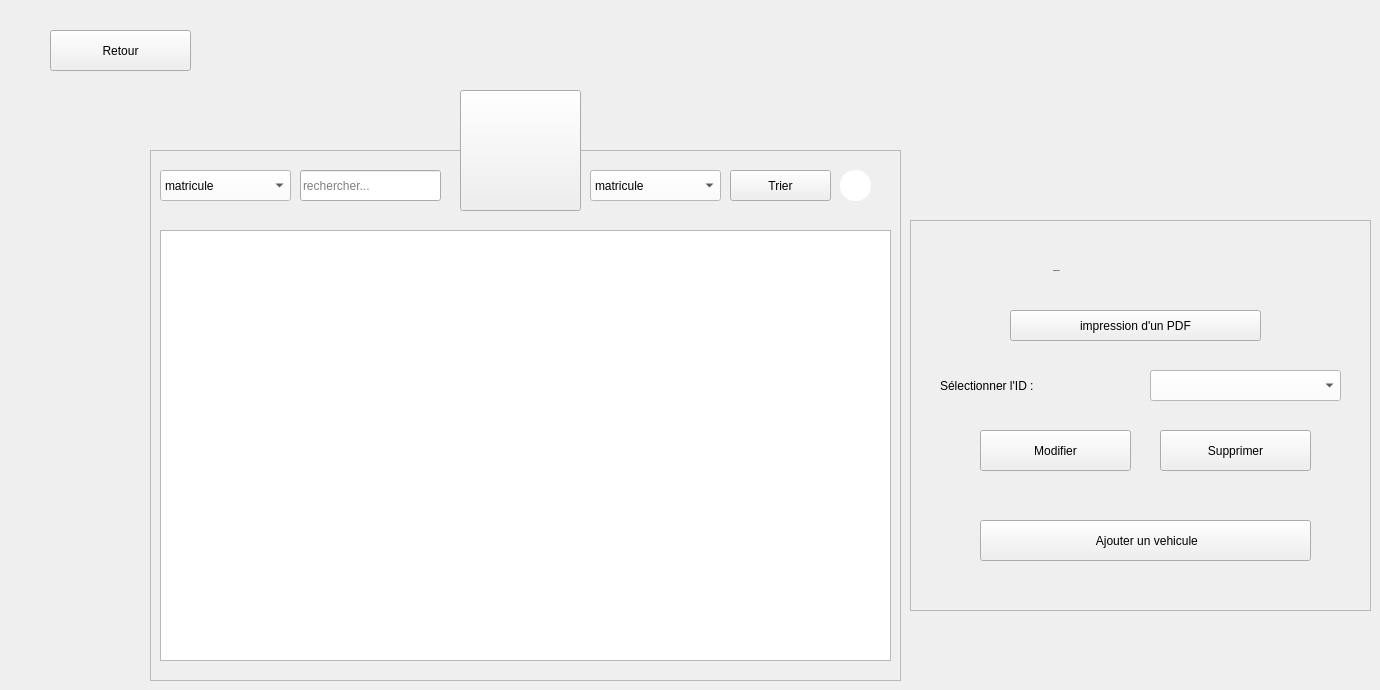
    <widget class="QWidget" name="Vehicules">
     <widget class="QPushButton" name="B_BackToGestions_9">
      <property name="geometry">
       <rect>
        <x>50</x>
        <y>30</y>
        <width>141</width>
        <height>41</height>
       </rect>
      </property>
      <property name="text">
       <string>Retour</string>
      </property>
      <property name="icon">
       <iconset>
        <normaloff>:/resources/images/back-arrow.png</normaloff>:/resources/images/back-arrow.png</iconset>
      </property>
     </widget>
     <widget class="QToolButton" name="toolButton_46">
      <property name="geometry">
       <rect>
        <x>460</x>
        <y>90</y>
        <width>121</width>
        <height>121</height>
       </rect>
      </property>
      <property name="text">
       <string/>
      </property>
      <property name="icon">
       <iconset>
        <normaloff>:/resources/images/auto.png</normaloff>:/resources/images/auto.png</iconset>
      </property>
      <property name="iconSize">
       <size>
        <width>64</width>
        <height>64</height>
       </size>
      </property>
     </widget>
     <widget class="QFrame" name="frame_36">
      <property name="geometry">
       <rect>
        <x>150</x>
        <y>150</y>
        <width>751</width>
        <height>531</height>
       </rect>
      </property>
      <property name="styleSheet">
       <string notr="true"/>
      </property>
      <property name="frameShape">
       <enum>QFrame::StyledPanel</enum>
      </property>
      <property name="frameShadow">
       <enum>QFrame::Raised</enum>
      </property>
      <widget class="QPushButton" name="B_Trier_6">
       <property name="geometry">
        <rect>
         <x>580</x>
         <y>20</y>
         <width>101</width>
         <height>31</height>
        </rect>
       </property>
       <property name="styleSheet">
        <string notr="true"/>
       </property>
       <property name="text">
        <string>Trier</string>
       </property>
       <property name="icon">
        <iconset>
         <normaloff>:/Recources/Images/ascending-sort.png</normaloff>:/Recources/Images/ascending-sort.png</iconset>
       </property>
       <property name="iconSize">
        <size>
         <width>18</width>
         <height>18</height>
        </size>
       </property>
      </widget>
      <widget class="QTableView" name="T_Vehicules_2">
       <property name="geometry">
        <rect>
         <x>10</x>
         <y>80</y>
         <width>731</width>
         <height>431</height>
        </rect>
       </property>
       <property name="styleSheet">
        <string notr="true">background :white;
background: QLinearGradient( x1: 0, y1: 0, x2: 1, y2: 0,stop: 0 #fff, stop: 1 #eee,stop: 0.5 #ddd,stop: 1 #eee );
selection-background-color:QLinearGradient( x1: 0, y1: 0, x2: 1, y2: 0,stop: 0 #FF0000, stop: 1 #FF5F5F,stop: 0.5 #FEAAAA,stop: 1 #eee);
QTableView::item:focus{selection-background-color: red;}
QScrollBar:vertical{ width: 20px; background: none; /* only these sort effect about width ...*/}
QScrollBar::handle:vertical{ border: 3px solid #5E749C;text-align: top;padding: 4px;border-radius: 5px; border-bottom-left-radius: 5px;background: QLinearGradient( x1: 0, y1: 0, x2: 1, y2: 0,stop: 0 #fff, stop: 1 #eee,stop: 0.5 #ddd,stop: 1 #eee ); width: 25px; min-height: 20px; max-height: 25px; /*these sort no effect*/ }
QScrollBar::add-page:vertical {border: 3px solid red;text-align: top;padding: 4px;border-radius: 5px; border-bottom-left-radius: 5px;background:  red; /* adding width: xx px; sorting no effect .. why? */}
QScrollBar::sub-page:vertical {border: 3px solid green;text-align: top;padding: 4px;border-radius: 5px; border-bottom-left-radius: 5px;background:  green; /* adding width: xx px; sorting no effect .. why? */ }</string>
       </property>
       <attribute name="horizontalHeaderCascadingSectionResizes">
        <bool>false</bool>
       </attribute>
       <attribute name="horizontalHeaderDefaultSectionSize">
        <number>117</number>
       </attribute>
      </widget>
      <widget class="QComboBox" name="comboBox_4">
       <property name="geometry">
        <rect>
         <x>440</x>
         <y>20</y>
         <width>131</width>
         <height>31</height>
        </rect>
       </property>
       <property name="styleSheet">
        <string notr="true">background: white;</string>
       </property>
       <item>
        <property name="text">
         <string>matricule</string>
        </property>
       </item>
       <item>
        <property name="text">
         <string>marque</string>
        </property>
       </item>
       <item>
        <property name="text">
         <string>couleur</string>
        </property>
       </item>
       <item>
        <property name="text">
         <string>nb_places</string>
        </property>
       </item>
       <item>
        <property name="text">
         <string>quantite</string>
        </property>
       </item>
       <item>
        <property name="text">
         <string/>
        </property>
       </item>
      </widget>
      <widget class="QPushButton" name="annulerv_2">
       <property name="geometry">
        <rect>
         <x>690</x>
         <y>20</y>
         <width>31</width>
         <height>31</height>
        </rect>
       </property>
       <property name="cursor">
        <cursorShape>PointingHandCursor</cursorShape>
       </property>
       <property name="styleSheet">
        <string notr="true">QPushButton {
	background: white;
	border-radius: 15px;
}

QPushButton:hover {
	background: #BEBEBE;
}</string>
       </property>
       <property name="text">
        <string/>
       </property>
       <property name="icon">
        <iconset>
         <normaloff>:/resources/images/close.png</normaloff>:/resources/images/close.png</iconset>
       </property>
       <property name="iconSize">
        <size>
         <width>16</width>
         <height>16</height>
        </size>
       </property>
      </widget>
      <widget class="QLineEdit" name="molka_2">
       <property name="geometry">
        <rect>
         <x>150</x>
         <y>20</y>
         <width>141</width>
         <height>31</height>
        </rect>
       </property>
       <property name="placeholderText">
        <string>rechercher...</string>
       </property>
      </widget>
      <widget class="QComboBox" name="rr_2">
       <property name="geometry">
        <rect>
         <x>10</x>
         <y>20</y>
         <width>131</width>
         <height>31</height>
        </rect>
       </property>
       <property name="styleSheet">
        <string notr="true">background: white;</string>
       </property>
       <item>
        <property name="text">
         <string>matricule</string>
        </property>
       </item>
       <item>
        <property name="text">
         <string>marque</string>
        </property>
       </item>
       <item>
        <property name="text">
         <string>couleur</string>
        </property>
       </item>
       <item>
        <property name="text">
         <string>nb_places</string>
        </property>
       </item>
       <item>
        <property name="text">
         <string>quantite</string>
        </property>
       </item>
       <item>
        <property name="text">
         <string/>
        </property>
       </item>
      </widget>
     </widget>
     <widget class="QFrame" name="frame_35">
      <property name="geometry">
       <rect>
        <x>910</x>
        <y>220</y>
        <width>461</width>
        <height>391</height>
       </rect>
      </property>
      <property name="styleSheet">
       <string notr="true"/>
      </property>
      <property name="frameShape">
       <enum>QFrame::StyledPanel</enum>
      </property>
      <property name="frameShadow">
       <enum>QFrame::Raised</enum>
      </property>
      <widget class="QLabel" name="L_ConfigIntervenant_17">
       <property name="geometry">
        <rect>
         <x>143</x>
         <y>20</y>
         <width>171</width>
         <height>61</height>
        </rect>
       </property>
       <property name="font">
        <font>
         <family>century gothic</family>
         <pointsize>-1</pointsize>
         <weight>75</weight>
         <bold>true</bold>
        </font>
       </property>
       <property name="styleSheet">
        <string notr="true">background: transparent;</string>
       </property>
       <property name="text">
        <string>Configuration</string>
       </property>
      </widget>
      <widget class="QLabel" name="L_CB_ID_6">
       <property name="geometry">
        <rect>
         <x>30</x>
         <y>150</y>
         <width>191</width>
         <height>31</height>
        </rect>
       </property>
       <property name="styleSheet">
        <string notr="true">background: transparent;</string>
       </property>
       <property name="text">
        <string>Sélectionner l'ID :</string>
       </property>
      </widget>
      <widget class="QPushButton" name="B_AjouterVehicule_2">
       <property name="geometry">
        <rect>
         <x>70</x>
         <y>300</y>
         <width>331</width>
         <height>41</height>
        </rect>
       </property>
       <property name="text">
        <string> Ajouter un vehicule</string>
       </property>
       <property name="icon">
        <iconset>
         <normaloff>:/resources/images/add.png</normaloff>:/resources/images/add.png</iconset>
       </property>
      </widget>
      <widget class="QComboBox" name="CB_IDVehicule_2">
       <property name="geometry">
        <rect>
         <x>240</x>
         <y>150</y>
         <width>191</width>
         <height>31</height>
        </rect>
       </property>
       <property name="styleSheet">
        <string notr="true">background: white;</string>
       </property>
      </widget>
      <widget class="QPushButton" name="B_ModifierVehicule_2">
       <property name="geometry">
        <rect>
         <x>70</x>
         <y>210</y>
         <width>151</width>
         <height>41</height>
        </rect>
       </property>
       <property name="text">
        <string>Modifier</string>
       </property>
       <property name="icon">
        <iconset>
         <normaloff>:/resources/images/edit.png</normaloff>:/resources/images/edit.png</iconset>
       </property>
       <property name="iconSize">
        <size>
         <width>23</width>
         <height>23</height>
        </size>
       </property>
      </widget>
      <widget class="QPushButton" name="B_SupprimerVehicule_2">
       <property name="geometry">
        <rect>
         <x>250</x>
         <y>210</y>
         <width>151</width>
         <height>41</height>
        </rect>
       </property>
       <property name="text">
        <string>Supprimer</string>
       </property>
       <property name="icon">
        <iconset>
         <normaloff>:/resources/images/trash.png</normaloff>:/resources/images/trash.png</iconset>
       </property>
       <property name="iconSize">
        <size>
         <width>23</width>
         <height>23</height>
        </size>
       </property>
      </widget>
      <widget class="QPushButton" name="B_Statistics_3">
       <property name="geometry">
        <rect>
         <x>100</x>
         <y>90</y>
         <width>251</width>
         <height>31</height>
        </rect>
       </property>
       <property name="text">
        <string>impression d'un PDF</string>
       </property>
       <property name="icon">
        <iconset>
         <normaloff>:/Recources/Images/trend.png</normaloff>:/Recources/Images/trend.png</iconset>
       </property>
       <property name="iconSize">
        <size>
         <width>23</width>
         <height>23</height>
        </size>
       </property>
      </widget>
     </widget>
     <zorder>B_BackToGestions_9</zorder>
     <zorder>frame_36</zorder>
     <zorder>frame_35</zorder>
     <zorder>toolButton_46</zorder>
    </widget>
